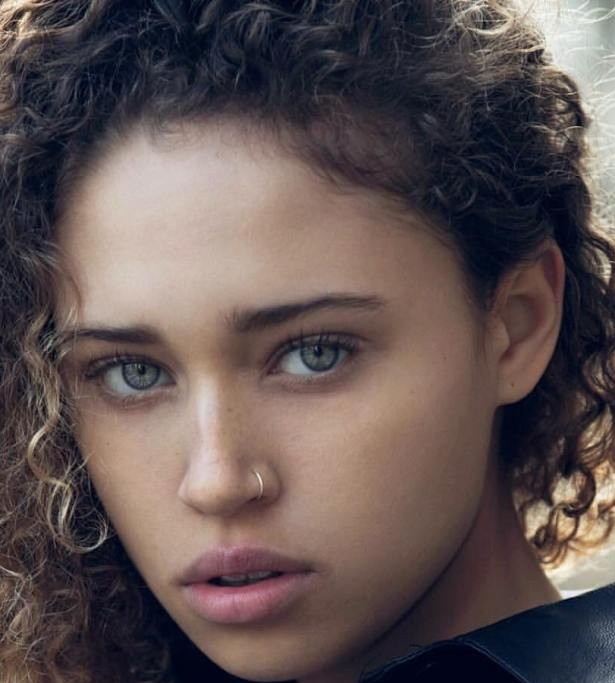
#> input picture Ejemplos/Recursos/roi1.jpg, 615 x 683 px
$ python adaptiveThreshold.py
#> lines starting #> are read from the running program, lines starting #| are printed output that depends on the picture; after the words box and inside, x2 and y2 are one past the last pixel; in counts of white or black regions, pixels touching at a corner belong together
import cv2
import numpy as np
from matplotlib import pyplot as plt

# Adaptive Thresholding
img = cv2.imread('../Recursos/roi1.jpg',0)
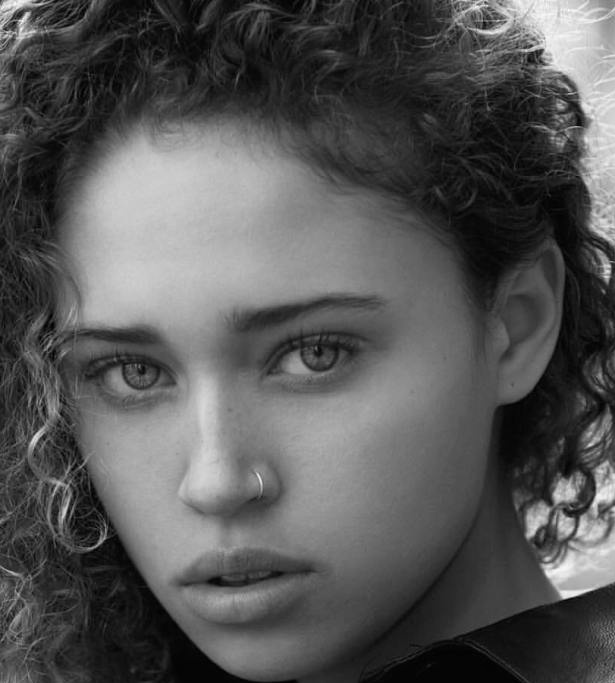
#> img: shape (683, 615); min 0, max 254, mean 86.1

img = cv2.medianBlur(img, 5)

ret, thr1 = cv2.threshold(img,127,255,cv2.THRESH_BINARY)
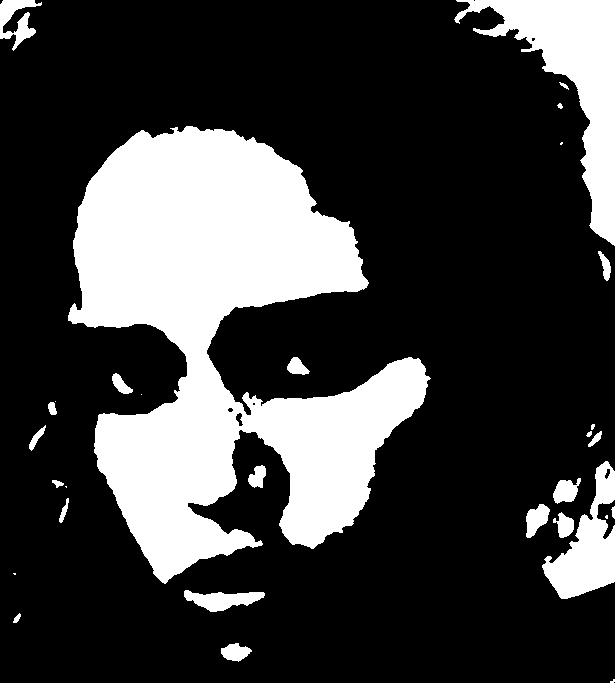
#> thr1: shape (683, 615); 25.1% white; 31 white regions (8 under 20 px), largest, box (x1, y1, x2, y2) and area: (68, 126, 431, 584) 82841, (454, 0, 615, 246) 12560, (542, 461, 615, 599) 4629
thr2 = cv2.adaptiveThreshold(img,255,cv2.ADAPTIVE_THRESH_MEAN_C,\
            cv2.THRESH_BINARY,11,2)
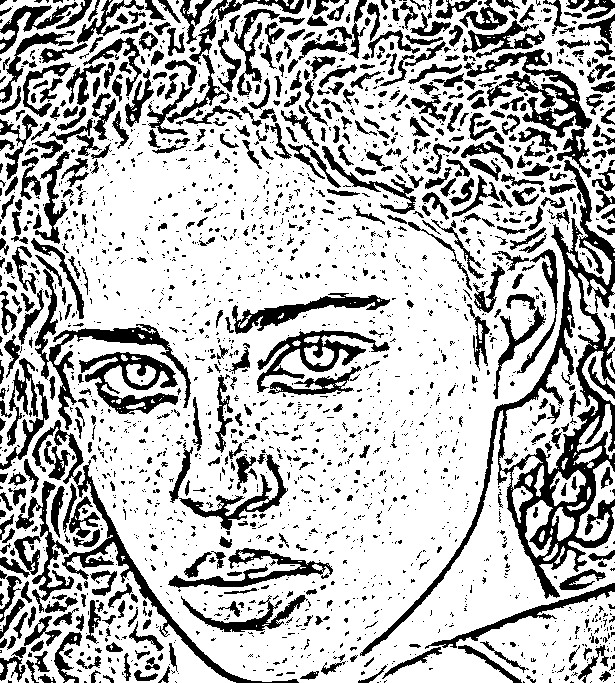
#> thr2: shape (683, 615); 72.5% white; 2271 black regions (1684 under 20 px), largest, box (x1, y1, x2, y2) and area: (360, 160, 615, 656) 13559, (32, 420, 299, 683) 3694, (464, 49, 592, 178) 3689
thr3 = cv2.adaptiveThreshold(img,255,cv2.ADAPTIVE_THRESH_GAUSSIAN_C,\
            cv2.THRESH_BINARY,11,2)
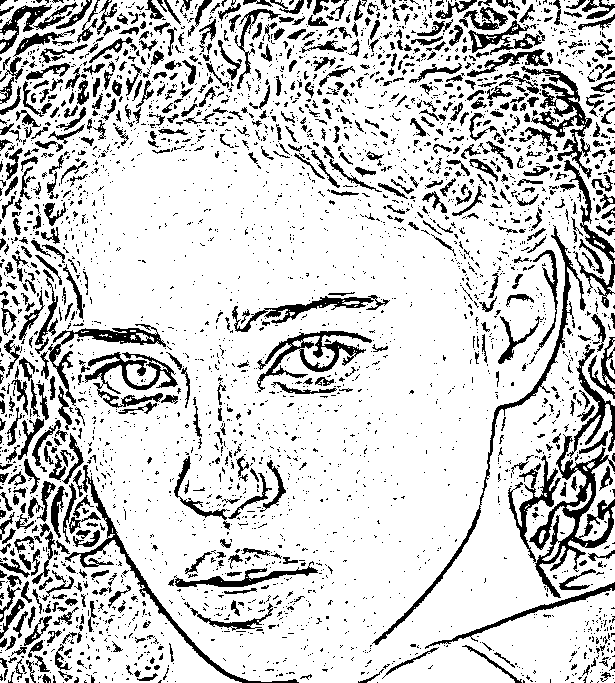
#> thr3: shape (683, 615); 81% white; 3427 black regions (2775 under 20 px), largest, box (x1, y1, x2, y2) and area: (529, 434, 615, 598) 3154, (372, 225, 586, 645) 2179, (521, 66, 592, 179) 1916

titles = ['Original Image', 'Global Thresholding (v = 127)',
            'Adaptive Mean Thresholding', 'Adaptive Gaussian Thresholding']
images = [img, thr1, thr2, thr3]

for i in range(0, 4):
    plt.subplot(2,2,i+1),plt.imshow(images[i],'gray')
    plt.title(titles[i])
    plt.xticks([]),plt.yticks([])
plt.show()

$ run again, with Ejemplos/Recursos/imagen1.jpg copied over Ejemplos/Recursos/roi1.jpg
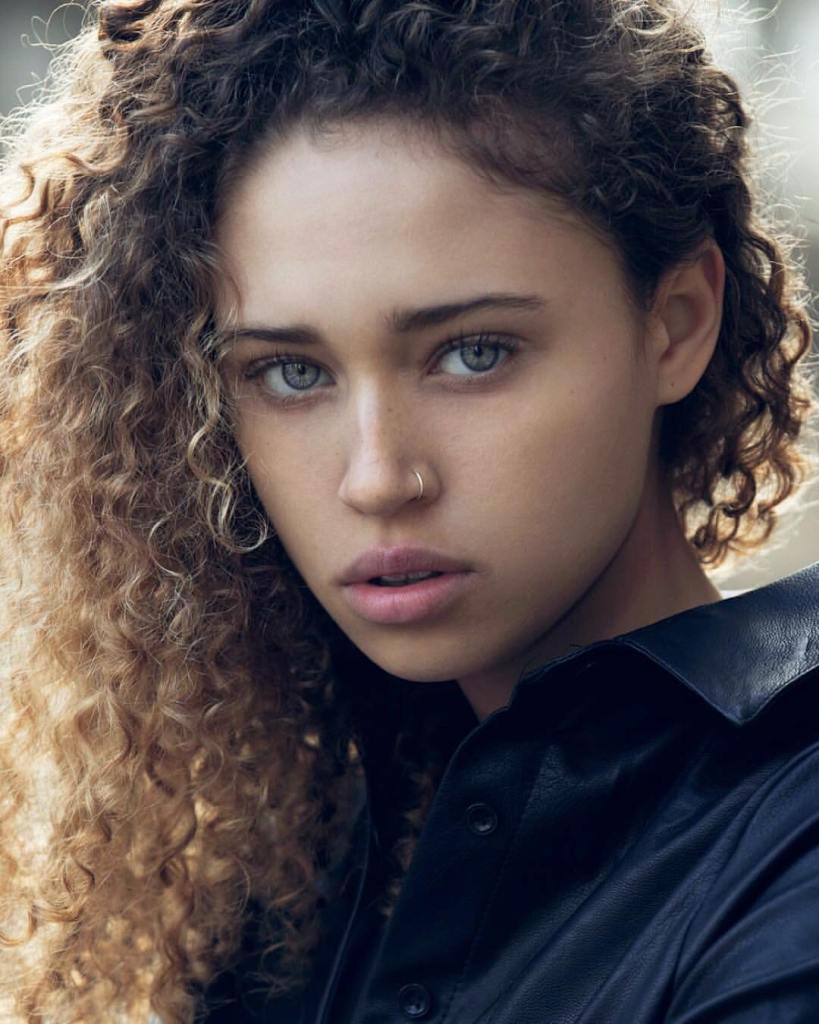
#> input picture Ejemplos/Recursos/imagen1.jpg, 819 x 1024 px
#> `ret, thr1 = cv2.threshold(img,127,255,cv2.THRESH_BINARY)`:
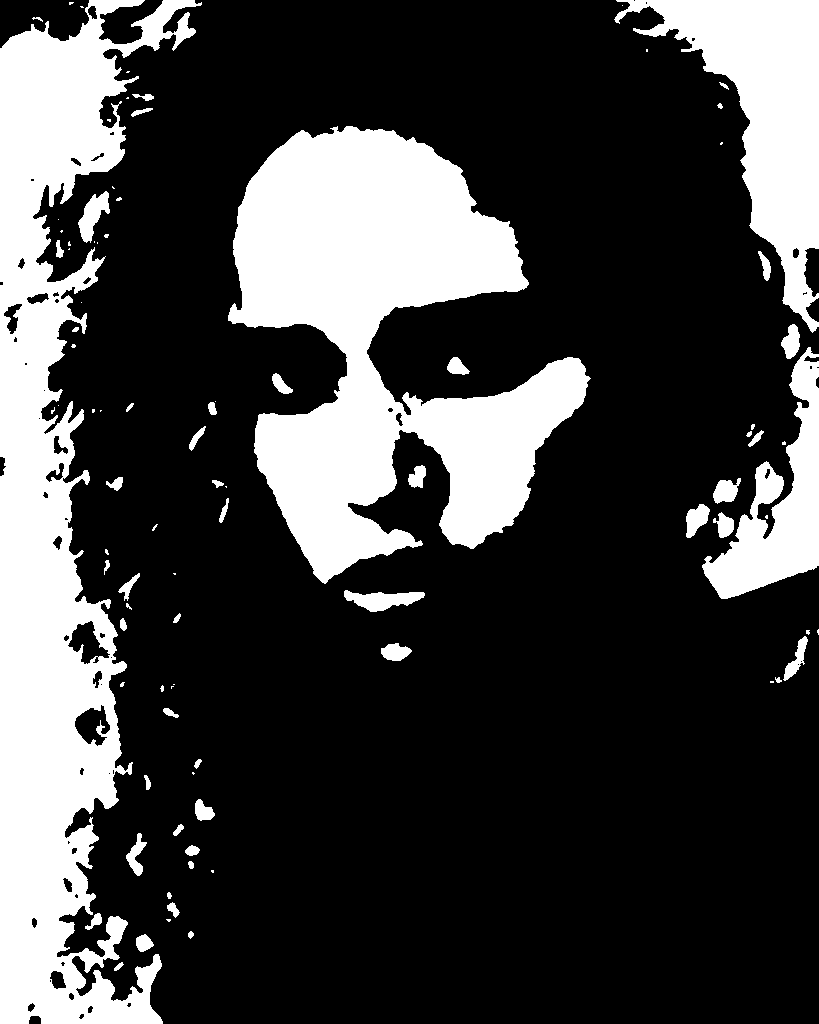
#> thr1: shape (1024, 819); 25.9% white; 92 white regions (42 under 20 px), largest, box (x1, y1, x2, y2) and area: (0, 0, 202, 1024) 88505, (228, 126, 591, 584) 82878, (614, 0, 819, 333) 25195
#> thr2: shape (1024, 819); 70.6% white; 3776 black regions (2675 under 20 px), largest, box (x1, y1, x2, y2) and area: (520, 160, 819, 657) 17051, (0, 114, 198, 288) 5634, (223, 433, 480, 792) 4110
#> `thr3 = cv2.adaptiveThreshold(img,255,cv2.ADAPTIVE_THRESH_GAUSSIAN_C,\ ..`:
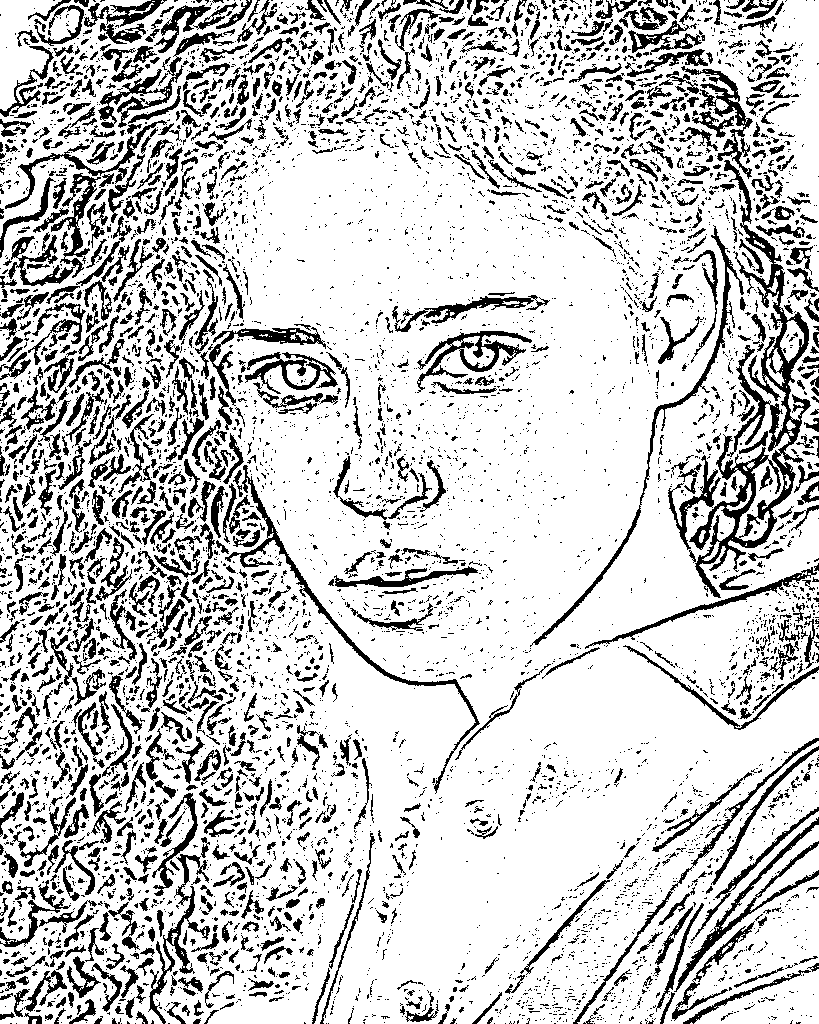
#> thr3: shape (1024, 819); 79.1% white; 6410 black regions (4963 under 20 px), largest, box (x1, y1, x2, y2) and area: (689, 160, 811, 598) 8707, (225, 465, 480, 794) 2393, (8, 173, 101, 286) 2203
